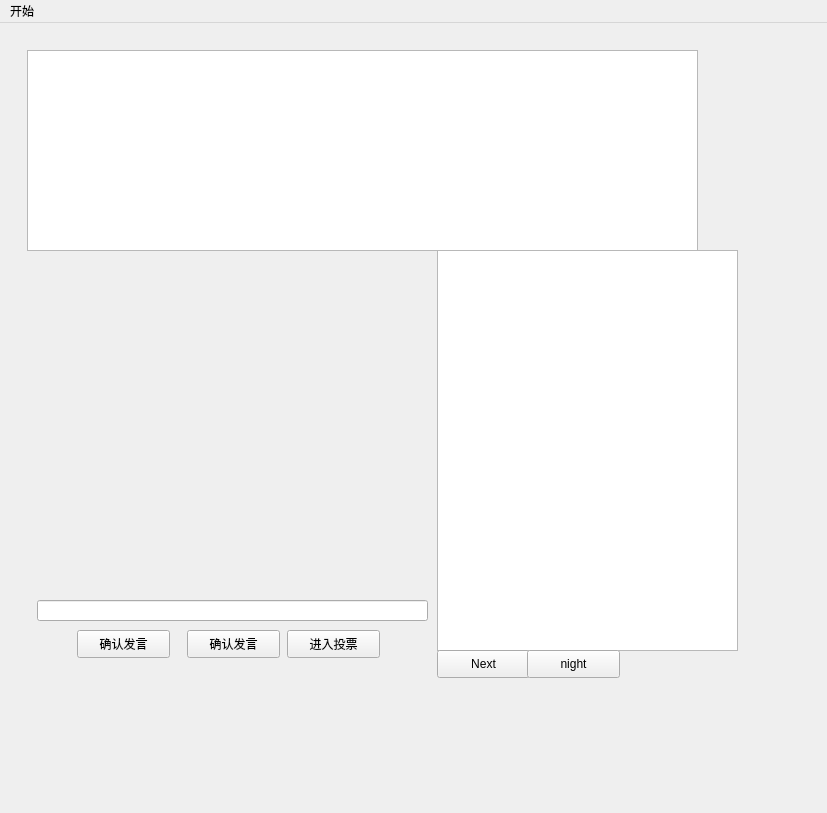
<?xml version="1.0" encoding="UTF-8"?>
<ui version="4.0">
 <class>MainWindow</class>
 <widget class="QMainWindow" name="MainWindow">
  <property name="geometry">
   <rect>
    <x>0</x>
    <y>0</y>
    <width>827</width>
    <height>813</height>
   </rect>
  </property>
  <property name="windowTitle">
   <string>MainWindow</string>
  </property>
  <widget class="QWidget" name="centralwidget">
   <layout class="QHBoxLayout" name="horizontalLayout_2">
    <item>
     <widget class="QWidget" name="Qwidgt" native="true">
      <layout class="QGridLayout" name="gridLayout">
       <item row="0" column="0">
        <widget class="QWidget" name="widget_2" native="true">
         <layout class="QHBoxLayout" name="horizontalLayout">
          <item>
           <widget class="QStackedWidget" name="gamewidget">
            <property name="currentIndex">
             <number>3</number>
            </property>
            <widget class="QWidget" name="page">
             <widget class="QLabel" name="label_2">
              <property name="geometry">
               <rect>
                <x>130</x>
                <y>140</y>
                <width>272</width>
                <height>33</height>
               </rect>
              </property>
              <property name="styleSheet">
               <string notr="true">font: 9pt &quot;楷体&quot;;
font: 20pt &quot;楷体&quot;rgb(0, 0, 0);</string>
              </property>
              <property name="text">
               <string>请输入游玩人数：</string>
              </property>
             </widget>
             <widget class="QPushButton" name="startbtn">
              <property name="geometry">
               <rect>
                <x>270</x>
                <y>240</y>
                <width>93</width>
                <height>28</height>
               </rect>
              </property>
              <property name="text">
               <string>开始游戏</string>
              </property>
             </widget>
             <widget class="QComboBox" name="numbox">
              <property name="geometry">
               <rect>
                <x>400</x>
                <y>150</y>
                <width>46</width>
                <height>21</height>
               </rect>
              </property>
              <item>
               <property name="text">
                <string>3</string>
               </property>
              </item>
              <item>
               <property name="text">
                <string>4</string>
               </property>
              </item>
              <item>
               <property name="text">
                <string>5</string>
               </property>
              </item>
              <item>
               <property name="text">
                <string>6</string>
               </property>
              </item>
              <item>
               <property name="text">
                <string>7</string>
               </property>
              </item>
              <item>
               <property name="text">
                <string>8</string>
               </property>
              </item>
              <item>
               <property name="text">
                <string>9</string>
               </property>
              </item>
              <item>
               <property name="text">
                <string>10</string>
               </property>
              </item>
             </widget>
            </widget>
            <widget class="QWidget" name="jxpage">
             <widget class="QPushButton" name="jxBtn">
              <property name="geometry">
               <rect>
                <x>190</x>
                <y>220</y>
                <width>93</width>
                <height>28</height>
               </rect>
              </property>
              <property name="text">
               <string>竞选村长</string>
              </property>
             </widget>
             <widget class="QPushButton" name="bjxbtn">
              <property name="geometry">
               <rect>
                <x>320</x>
                <y>220</y>
                <width>93</width>
                <height>28</height>
               </rect>
              </property>
              <property name="text">
               <string>不竞选村长</string>
              </property>
             </widget>
            </widget>
            <widget class="QWidget" name="eyewidget">
             <widget class="QPushButton" name="openeye">
              <property name="geometry">
               <rect>
                <x>200</x>
                <y>260</y>
                <width>93</width>
                <height>28</height>
               </rect>
              </property>
              <property name="text">
               <string>睁眼</string>
              </property>
             </widget>
             <widget class="QPushButton" name="eyeclose">
              <property name="geometry">
               <rect>
                <x>340</x>
                <y>260</y>
                <width>93</width>
                <height>28</height>
               </rect>
              </property>
              <property name="text">
               <string>继续闭着</string>
              </property>
             </widget>
            </widget>
            <widget class="QWidget" name="afterjx">
             <widget class="QTableWidget" name="information">
              <property name="geometry">
               <rect>
                <x>0</x>
                <y>0</y>
                <width>671</width>
                <height>201</height>
               </rect>
              </property>
             </widget>
             <widget class="QTextEdit" name="duihua">
              <property name="geometry">
               <rect>
                <x>410</x>
                <y>200</y>
                <width>301</width>
                <height>401</height>
               </rect>
              </property>
             </widget>
             <widget class="QLineEdit" name="lineEdit">
              <property name="geometry">
               <rect>
                <x>10</x>
                <y>550</y>
                <width>391</width>
                <height>21</height>
               </rect>
              </property>
             </widget>
             <widget class="QPushButton" name="speakbtn">
              <property name="geometry">
               <rect>
                <x>50</x>
                <y>580</y>
                <width>93</width>
                <height>28</height>
               </rect>
              </property>
              <property name="text">
               <string>确认发言</string>
              </property>
             </widget>
             <widget class="QPushButton" name="notspeakbtn">
              <property name="geometry">
               <rect>
                <x>260</x>
                <y>580</y>
                <width>93</width>
                <height>28</height>
               </rect>
              </property>
              <property name="text">
               <string>进入投票</string>
              </property>
             </widget>
             <widget class="QPushButton" name="afspeak">
              <property name="geometry">
               <rect>
                <x>160</x>
                <y>580</y>
                <width>93</width>
                <height>28</height>
               </rect>
              </property>
              <property name="text">
               <string>确认发言</string>
              </property>
             </widget>
             <widget class="QPushButton" name="nextbtn">
              <property name="geometry">
               <rect>
                <x>410</x>
                <y>600</y>
                <width>93</width>
                <height>28</height>
               </rect>
              </property>
              <property name="text">
               <string>Next</string>
              </property>
             </widget>
             <widget class="QPushButton" name="nightbtn">
              <property name="geometry">
               <rect>
                <x>500</x>
                <y>600</y>
                <width>93</width>
                <height>28</height>
               </rect>
              </property>
              <property name="text">
               <string>night</string>
              </property>
             </widget>
            </widget>
            <widget class="QWidget" name="jxcunz">
             <widget class="QPushButton" name="backbtn">
              <property name="geometry">
               <rect>
                <x>490</x>
                <y>220</y>
                <width>93</width>
                <height>28</height>
               </rect>
              </property>
              <property name="text">
               <string>返回</string>
              </property>
             </widget>
             <widget class="QGroupBox" name="groupBox">
              <property name="geometry">
               <rect>
                <x>180</x>
                <y>170</y>
                <width>142</width>
                <height>41</height>
               </rect>
              </property>
              <property name="title">
               <string/>
              </property>
              <layout class="QHBoxLayout" name="horizontalLayout_3">
               <item>
                <widget class="QLabel" name="label">
                 <property name="text">
                  <string>请玩家进行投票</string>
                 </property>
                </widget>
               </item>
              </layout>
             </widget>
             <widget class="QComboBox" name="jxplayer">
              <property name="geometry">
               <rect>
                <x>210</x>
                <y>240</y>
                <width>87</width>
                <height>22</height>
               </rect>
              </property>
             </widget>
             <widget class="QPushButton" name="votebtn">
              <property name="geometry">
               <rect>
                <x>150</x>
                <y>300</y>
                <width>93</width>
                <height>28</height>
               </rect>
              </property>
              <property name="text">
               <string>投票</string>
              </property>
             </widget>
             <widget class="QPushButton" name="cancelvote">
              <property name="geometry">
               <rect>
                <x>270</x>
                <y>300</y>
                <width>93</width>
                <height>28</height>
               </rect>
              </property>
              <property name="text">
               <string>弃票</string>
              </property>
             </widget>
            </widget>
            <widget class="QWidget" name="orderwidget">
             <widget class="QRadioButton" name="leftradioButton">
              <property name="geometry">
               <rect>
                <x>190</x>
                <y>150</y>
                <width>115</width>
                <height>19</height>
               </rect>
              </property>
              <property name="text">
               <string>left</string>
              </property>
             </widget>
             <widget class="QRadioButton" name="rightradioButton">
              <property name="geometry">
               <rect>
                <x>290</x>
                <y>150</y>
                <width>115</width>
                <height>19</height>
               </rect>
              </property>
              <property name="text">
               <string>right</string>
              </property>
             </widget>
             <widget class="QPushButton" name="orderbtn">
              <property name="geometry">
               <rect>
                <x>230</x>
                <y>200</y>
                <width>93</width>
                <height>28</height>
               </rect>
              </property>
              <property name="text">
               <string>确定</string>
              </property>
             </widget>
            </widget>
            <widget class="QWidget" name="voteout">
             <widget class="QLabel" name="label_3">
              <property name="geometry">
               <rect>
                <x>180</x>
                <y>220</y>
                <width>111</width>
                <height>16</height>
               </rect>
              </property>
              <property name="text">
               <string>请玩家进行投票</string>
              </property>
             </widget>
             <widget class="QComboBox" name="voteoutbox">
              <property name="geometry">
               <rect>
                <x>190</x>
                <y>250</y>
                <width>87</width>
                <height>22</height>
               </rect>
              </property>
             </widget>
             <widget class="QPushButton" name="voteoutbtn">
              <property name="geometry">
               <rect>
                <x>120</x>
                <y>300</y>
                <width>93</width>
                <height>28</height>
               </rect>
              </property>
              <property name="text">
               <string>投票</string>
              </property>
             </widget>
             <widget class="QPushButton" name="novoteoutbtn">
              <property name="geometry">
               <rect>
                <x>250</x>
                <y>300</y>
                <width>93</width>
                <height>28</height>
               </rect>
              </property>
              <property name="text">
               <string>弃权</string>
              </property>
             </widget>
            </widget>
           </widget>
          </item>
         </layout>
        </widget>
       </item>
      </layout>
     </widget>
    </item>
   </layout>
  </widget>
  <widget class="QMenuBar" name="menubar">
   <property name="geometry">
    <rect>
     <x>0</x>
     <y>0</y>
     <width>827</width>
     <height>26</height>
    </rect>
   </property>
   <widget class="QMenu" name="startmenu">
    <property name="title">
     <string>开始</string>
    </property>
    <addaction name="actionclose"/>
   </widget>
   <addaction name="startmenu"/>
  </widget>
  <action name="actionclose">
   <property name="text">
    <string>结束游戏</string>
   </property>
  </action>
 </widget>
 <resources/>
 <connections/>
</ui>
